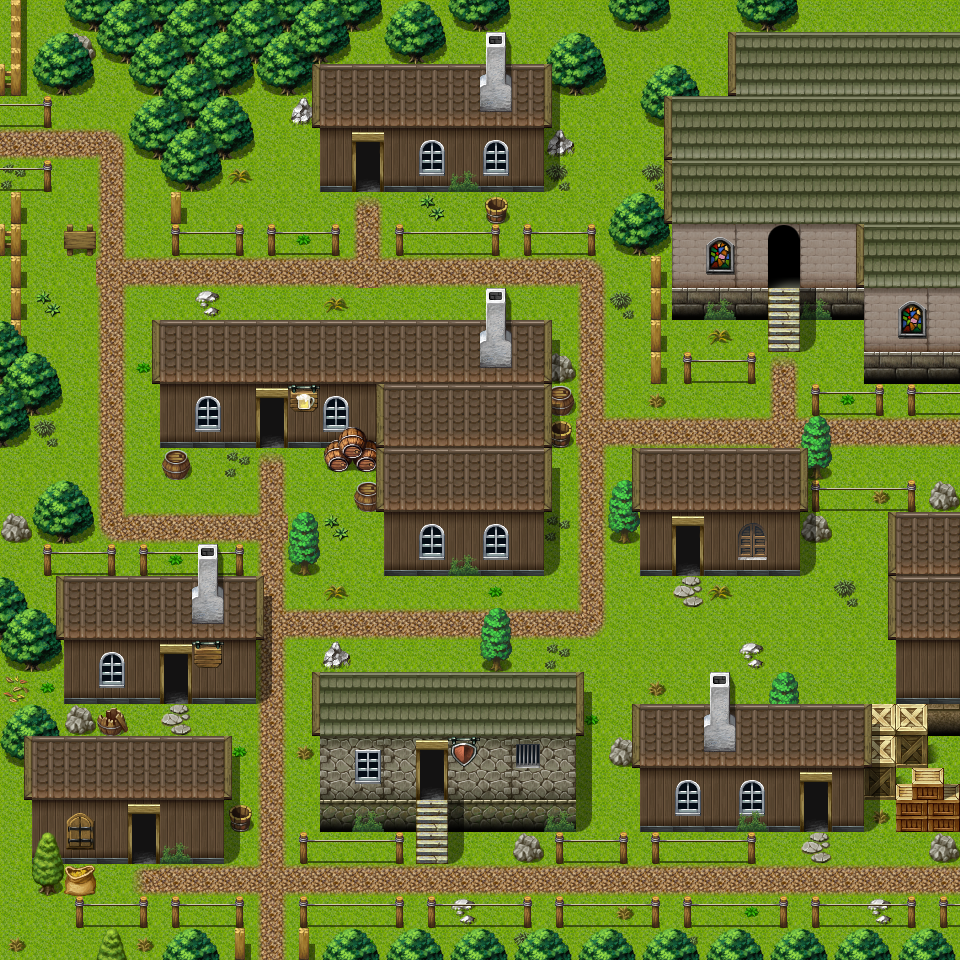

A 2D game scene composited from a Tiled map and its tileset images. What follows is a short description and the map's XML, with each tile layer's data collapsed to a summary:
An orthogonal 30x30 tile map with 32x32 px tiles, 3 tile layers (Ground, Objects, Above), 1 hidden layer not drawn, 20 tilesets and 33 objects (13x mapchange, 11x key, 7x spawn, sign, script).

<map version="1.0" orientation="orthogonal" width="30" height="30" tilewidth="32" tileheight="32">
    <properties>
        <property name="colorfilter" value="none" />
        <property name="outdoors" value="1" />
    </properties>
    <tileset firstgid="1" name="map_6" tilewidth="32" tileheight="32">
        <image source="../drawable/map_6.png" width="256" height="256" />
    </tileset>
    <tileset firstgid="65" name="map_19" tilewidth="32" tileheight="32">
        <image source="../drawable/map_19.png" width="256" height="256" />
    </tileset>
    <tileset firstgid="129" name="map_7" tilewidth="32" tileheight="32">
        <image source="../drawable/map_7.png" width="256" height="256" />
    </tileset>
    <tileset firstgid="193" name="map_28" tilewidth="32" tileheight="32">
        <image source="../drawable/map_28.png" width="256" height="256" />
    </tileset>
    <tileset firstgid="257" name="map_5" tilewidth="32" tileheight="32">
        <image source="../drawable/map_5.png" width="256" height="256" />
    </tileset>
    <tileset firstgid="321" name="map_25" tilewidth="32" tileheight="32">
        <image source="../drawable/map_25.png" width="256" height="256" />
    </tileset>
    <tileset firstgid="385" name="map_26" tilewidth="32" tileheight="32">
        <image source="../drawable/map_26.png" width="256" height="256" />
    </tileset>
    <tileset firstgid="449" name="map_27" tilewidth="32" tileheight="32">
        <image source="../drawable/map_27.png" width="256" height="256" />
    </tileset>
    <tileset firstgid="513" name="map_17" tilewidth="32" tileheight="32">
        <image source="../drawable/map_17.png" width="256" height="256" />
    </tileset>
    <tileset firstgid="577" name="map_4" tilewidth="32" tileheight="32">
        <image source="../drawable/map_4.png" width="256" height="256" />
    </tileset>
    <tileset firstgid="641" name="map_16" tilewidth="32" tileheight="32">
        <image source="../drawable/map_16.png" width="256" height="256" />
    </tileset>
    <tileset firstgid="705" name="map_3" tilewidth="32" tileheight="32">
        <image source="../drawable/map_3.png" width="256" height="256" />
    </tileset>
    <tileset firstgid="769" name="map_10" tilewidth="32" tileheight="32">
        <image source="../drawable/map_10.png" width="256" height="256" />
    </tileset>
    <tileset firstgid="833" name="map_9" tilewidth="32" tileheight="32">
        <image source="../drawable/map_9.png" width="256" height="256" />
    </tileset>
    <tileset firstgid="897" name="map_1" tilewidth="32" tileheight="32">
        <image source="../drawable/map_1.png" width="256" height="256" />
    </tileset>
    <tileset firstgid="961" name="map_8" tilewidth="32" tileheight="32">
        <image source="../drawable/map_8.png" width="256" height="256" />
    </tileset>
    <tileset firstgid="1025" name="map_20" tilewidth="32" tileheight="32">
        <image source="../drawable/map_20.png" width="256" height="256" />
    </tileset>
    <tileset firstgid="1089" name="map_21" tilewidth="32" tileheight="32">
        <image source="../drawable/map_21.png" width="256" height="256" />
    </tileset>
    <tileset firstgid="1153" name="map_0" tilewidth="32" tileheight="32">
        <image source="../drawable/map_0.png" width="256" height="256" />
    </tileset>
    <tileset firstgid="1217" name="map_2" tilewidth="32" tileheight="32">
        <image source="../drawable/map_2.png" width="256" height="256" />
    </tileset>
    <layer name="Ground" width="30" height="30">
        <data>[900 cells, 900 non-empty, 23 distinct tile ids]</data>
    </layer>
    <layer name="Objects" width="30" height="30">
        <data>[900 cells, 346 non-empty, 63 distinct tile ids]</data>
    </layer>
    <layer name="Above" width="30" height="30">
        <data>[900 cells, 152 non-empty, 17 distinct tile ids]</data>
    </layer>
    <layer name="Walkable" width="30" height="30" visible="0">
        <data>[900 cells, 586 non-empty, 1 distinct tile ids]</data>
    </layer>
    <objectgroup name="Mapevents">
        <object name="east2" type="mapchange" x="928" y="864" width="32" height="32">
            <properties>
                <property name="map" value="fallhaven_ne" />
                <property name="place" value="west2" />
            </properties>
        </object>
        <object name="east1" type="mapchange" x="928" y="416" width="32" height="64">
            <properties>
                <property name="map" value="fallhaven_ne" />
                <property name="place" value="west1" />
            </properties>
        </object>
        <object name="west" type="mapchange" x="0" y="128" width="32" height="32">
            <properties>
                <property name="map" value="gapfiller4" />
                <property name="place" value="east" />
            </properties>
        </object>
        <object name="sign_fallhaven1" type="sign" x="64" y="224" width="32" height="32" />
        <object name="rigmor" type="mapchange" x="352" y="160" width="32" height="32">
            <properties>
                <property name="map" value="fallhaven_rigmor" />
                <property name="place" value="entrance" />
            </properties>
        </object>
        <object name="church" type="mapchange" x="768" y="256" width="32" height="32">
            <properties>
                <property name="map" value="fallhaven_church" />
                <property name="place" value="southwest" />
            </properties>
        </object>
        <object name="tavern" type="mapchange" x="256" y="416" width="32" height="32">
            <properties>
                <property name="map" value="fallhaven_tavern" />
                <property name="place" value="entrance" />
            </properties>
        </object>
        <object name="burhczyd_check2" type="script" x="224" y="448" width="96" height="32" />
        <object name="prison" type="mapchange" x="416" y="768" width="32" height="32">
            <properties>
                <property name="map" value="fallhaven_prison" />
                <property name="place" value="entrance" />
            </properties>
        </object>
        <object name="derelict" type="mapchange" x="128" y="832" width="32" height="32">
            <properties>
                <property name="map" value="fallhaven_derelict" />
                <property name="place" value="entrance" />
            </properties>
        </object>
        <object name="arcir" type="mapchange" x="800" y="800" width="32" height="32">
            <properties>
                <property name="map" value="fallhaven_arcir" />
                <property name="place" value="entrance" />
            </properties>
        </object>
        <object name="athamyr" type="mapchange" x="672" y="544" width="32" height="32">
            <properties>
                <property name="map" value="fallhaven_athamyr" />
                <property name="place" value="entrance" />
            </properties>
        </object>
        <object name="nocmar" type="mapchange" x="160" y="672" width="32" height="32">
            <properties>
                <property name="map" value="fallhaven_nocmar" />
                <property name="place" value="entrance" />
            </properties>
        </object>
        </objectgroup>
    <objectgroup name="Keys" />
    <objectgroup name="Keys_guild">
        <properties>
            <property name="active" value="false" />
        </properties>
        <!-- 11 objects omitted --></objectgroup>
    <objectgroup name="Citizens" visible="0">
        <!-- 3 objects omitted --></objectgroup>
    <objectgroup name="NPCs" visible="0">
        <!-- 4 objects omitted --></objectgroup>
</map>
<!-- 20 of 33 objects omitted -->
